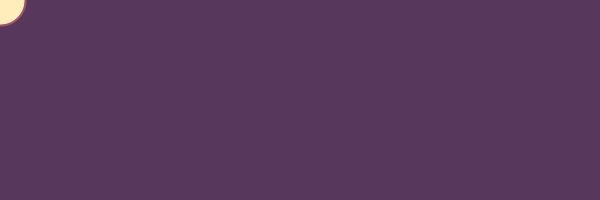
Frame 1 (no input)
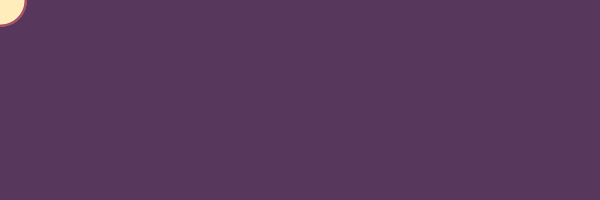
Frame 60 (the mouse pressed at the canvas centre just before this capture)
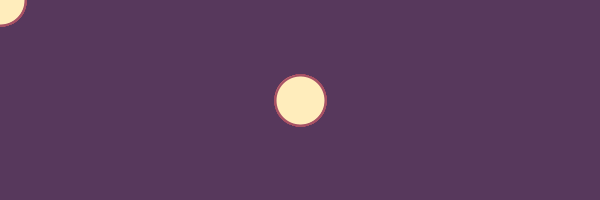
Frame 120 (the mouse held since frame 60 and released just before this capture)

The Processing sketch that drew these frames (run headless with seeded random() and noise(); from frame 60 on, the mouse is pressed at the canvas centre):

// Processing sketch: processing_145568
// ── processing_145568.pde

/* OpenProcessing Tweak of *@*http://www.openprocessing.org/sketch/145567*@* */

void setup ()
{
  size (600, 200);
  smooth();
  frameRate (25);

  background (#57385c);
}

void draw ()
{

  stroke (#A75265);
  strokeWeight (2);
  fill (#ffedbc);
  ellipse (mouseX, mouseY, 50, 50);
}

void mousePressed ()
{
  background (#57385c);
}
